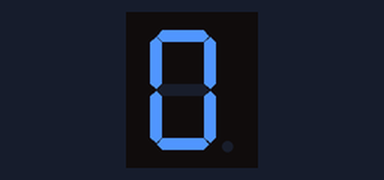
Bench run of a sketch on a simulated Arduino Uno, built with avr-gcc and run on an emulated ATmega328P. Shown: 1-digit seven-segment display. Wiring (inferred from the names in the program): 1-digit 7-segment display, segments lit when HIGH: segments pin 7, pin 6, pin 5, pin 11, pin 10, pin 8, pin 9, pin 4. The segment pins are drawn as the display they are named for.

Above: at 0.1 s.
At 10.1 s:
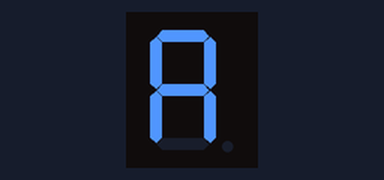
At 12.1 s:
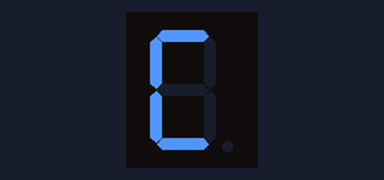
At 13.1 s:
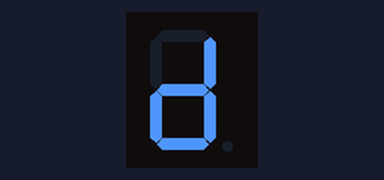
At 14.1 s:
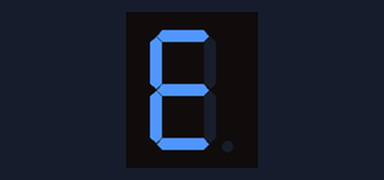
At 15.1 s:
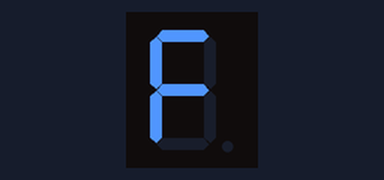

The sketch:

SevenSegment.ino
```cpp
const int segmentPins[8] = {7, 6, 5, 11, 10, 8, 9, 4};

byte digitPattern[16][8] = {
    {1,1,1,1,1,1,0,0}, // 0
    {0,1,1,0,0,0,0,0}, // 1
    {1,1,0,1,1,0,1,0}, // 2
    {1,1,1,1,0,0,1,0}, // 3
    {0,1,1,0,0,1,1,0}, // 4
    {1,0,1,1,0,1,1,0}, // 5
    {1,0,1,1,1,1,1,0}, // 6
    {1,1,1,0,0,0,0,0}, // 7
    {1,1,1,1,1,1,1,0}, // 8
    {1,1,1,1,0,1,1,0}, // 9
    {1,1,1,0,1,1,1,0}, // A
    {0,0,1,1,1,1,1,0}, // b
    {1,0,0,1,1,1,0,0}, // C
    {0,1,1,1,1,0,1,0}, // d
    {1,0,0,1,1,1,1,0}, // E
    {1,0,0,0,1,1,1,0}  // F
};

void displayDigit(int num)
{
    for (int i = 0; i < 8; i++)
    {
        digitalWrite(segmentPins[i], digitPattern[num][i]);
    }
}

void setup()
{
    for (int i = 0; i < 8; i++)
    {
        pinMode(segmentPins[i], OUTPUT);
    }
}

void loop()
{
    for (int i = 0; i < 16; i++)
    {
        displayDigit(i);
        delay(1000);
    }
}
```

Measured:
- by itself, everything shown: repeats every 16.0 s, in 16 steps
- what the display in image 1 shows lasts 1.0 s, from 10.0 s to 11.0 s
